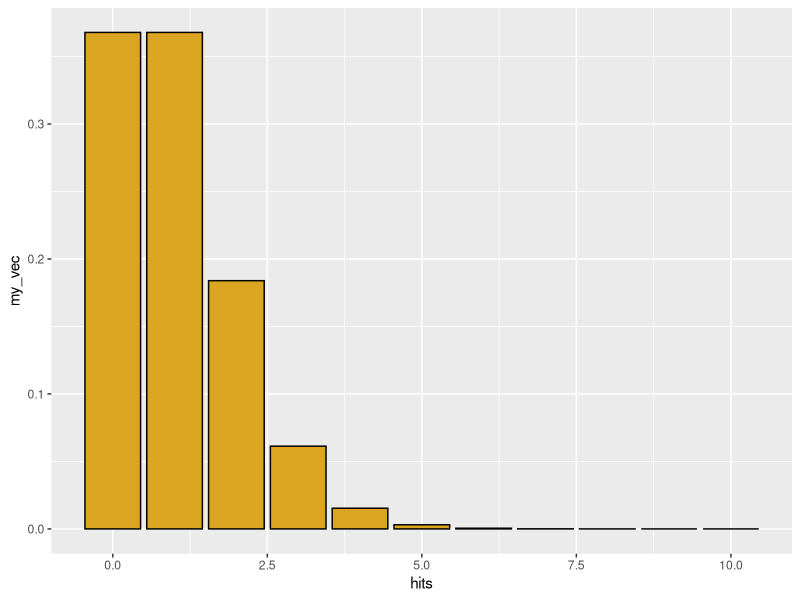
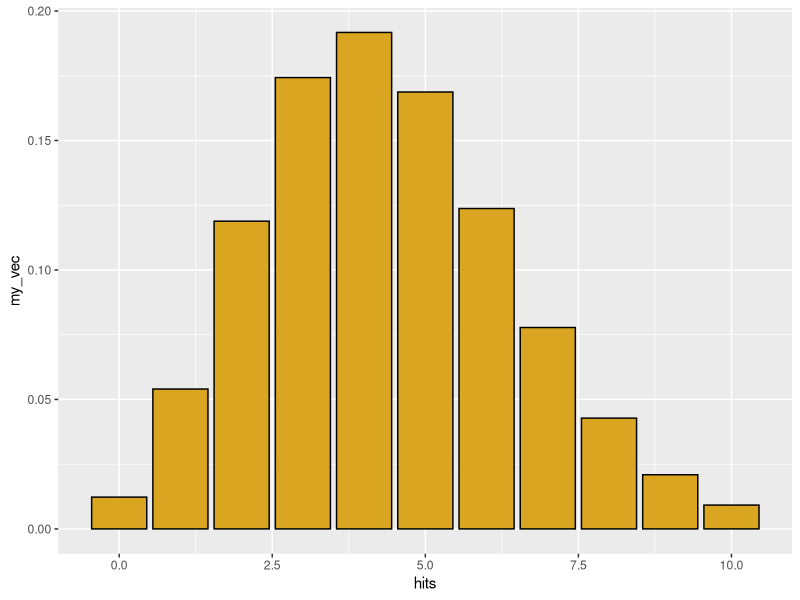
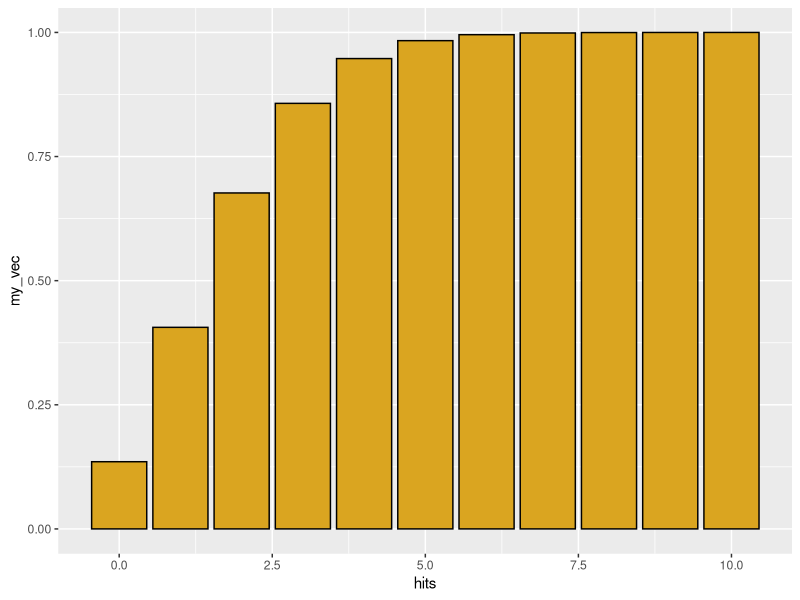
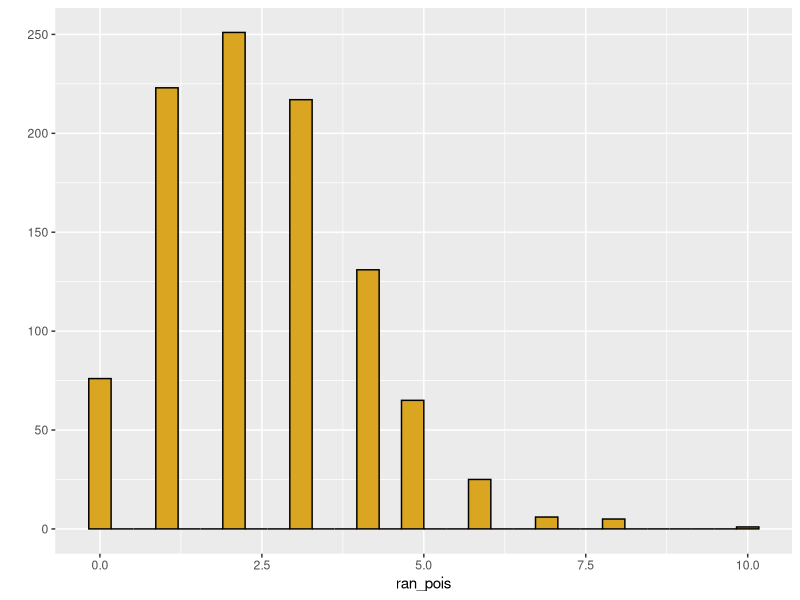
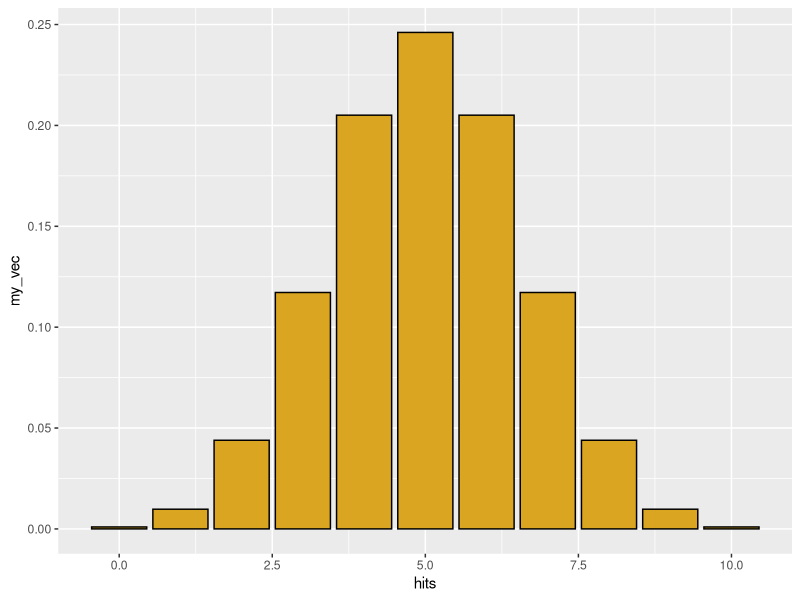
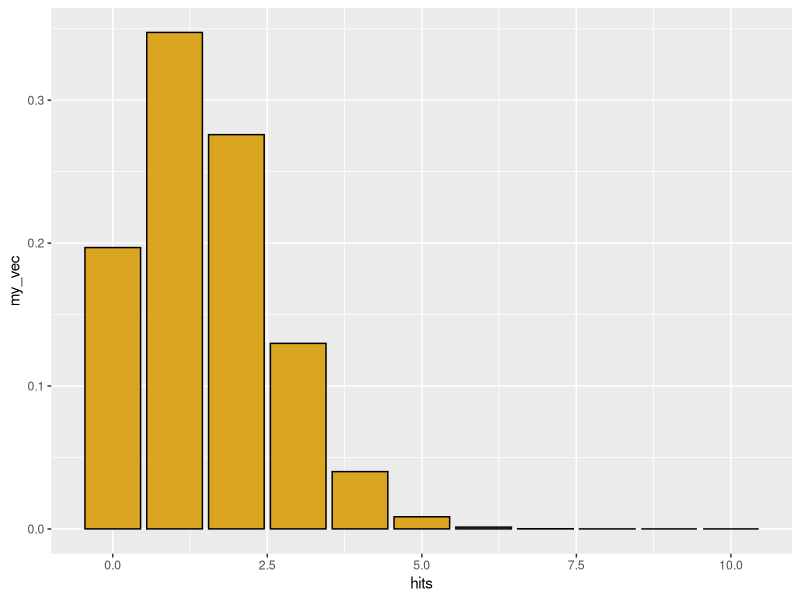
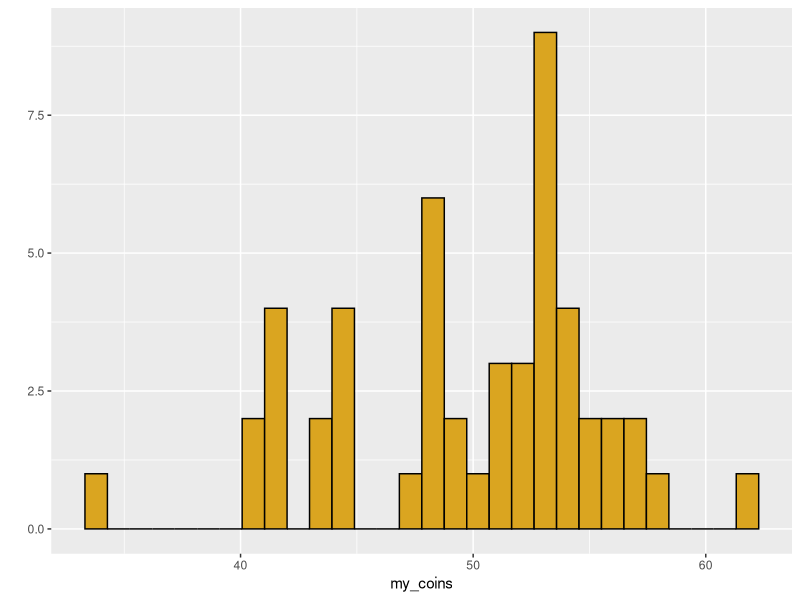
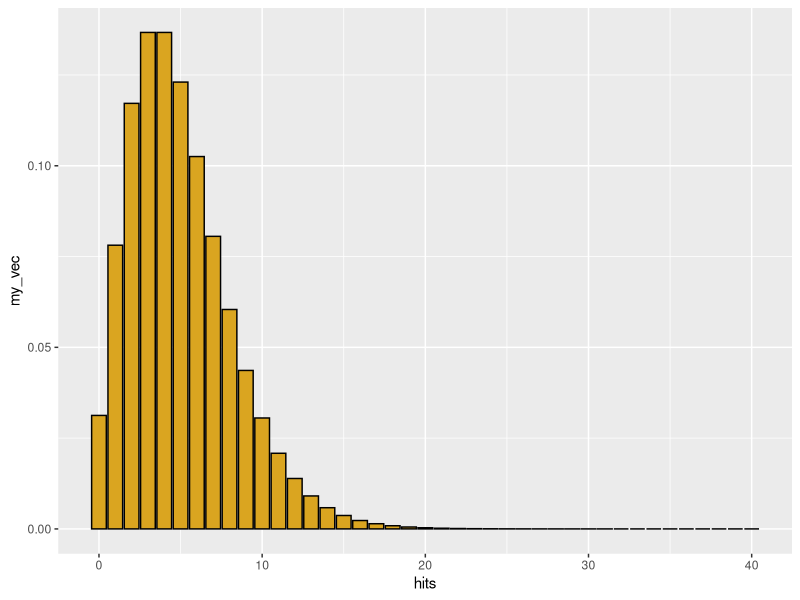

The R script that drew these images, in order:
#Hanusia Higgins
#Probability distributions
#Computational bio
#18 February 2020

# -------------------------------------------------------------------------

#function names that begin with.... give us....
# d --> probability density function
# p --> cumulative probability distribution
# q --> quantile function (inverse of p)
# r --> random number generator that gives values drawn from that distribution

library(ggplot2)
library(MASS)

# Poisson distribution ----------------------------------------------------

#discrete: 0 to infinity (no negative values)
#parameter lambda > 0 (continuous value- even though poisson dist itself is discrete)
#lambda is the constant rate parameter (observations per unit time or unit area)

#d function for probability density 
hits <- 0:10
my_vec <- dpois(x=hits, lambda=1)
qplot(x=hits, 
      y=my_vec, #contains the probability mass for each x-var
      geom="col",
      color=I("black"),
      fill=I("goldenrod")) #want to visualize it as columns of data

#now explore other possibilities, changing lambda...
my_vec <- dpois(x=hits, lambda=4.4)
qplot(x=hits, 
      y=my_vec, #contains the probability mass for each x-var
      geom="col",
      color=I("black"),
      fill=I("goldenrod")) #want to visualize it as columns of data

sum(my_vec) #should be = to 1.0 (if you include the entire density distribution)

#for a poisson with lambda=2,
#what is the probability that a single draw will yield x=0?

dpois(x=0,lambda=2) #gives the exact probability of that outcome

#p function for cumulative density distribution
hits <- 0:10
my_vec <- ppois(q=hits, lambda=2)
qplot(x=hits, 
      y=my_vec, #contains the density mass for each x-var
      geom="col",
      color=I("black"),
      fill=I("goldenrod")) #want to visualize it as columns of data

#cumulative function always goes up to the limit of 1.0

#for poisson with lambda equals 2,
#what is the probability that a single random draw will yield x <= 1?

ppois(q=1,lambda=2) #gives the exact, cumulative probability
#(prob of observing either a zero or a one)

p1 <- dpois(x=1, lambda=2)
print(p1)
p2 <- dpois(x=0, lambda=2)
print(p2)
p1+p2 #equal to the same value we got above for cumulative prob of x <= 1

#the q functino is the inverse of p
qpois(p=0.5, lambda=2.5)
#if lambda = 2.5, what is the value of x that will give me the LOWER half
#of the probability mass?
#the answer (per the result above) is x=2

#simulate a poisson to get actual values
ran_pois <- rpois(n=1000,lambda=2.5)
qplot(x=ran_pois, #plotting the sampling data
      color=I("black"),
      fill=I("goldenrod"))

#quantile function
quantile(x=ran_pois,probs=c(0.25,0.975)) #calculates a 95% confidence interval
#results: gives a min and max for the 95% confidence intervals

# Binomial ----------------------------------------------------------------

# p = probability of dichotomous outcome
# (p = # of successes / # of trials)
# size = # of trials
# x = distribution of the possible outcomes we could get from this set of trials
# outcome x is bounded between 0 (if no events are successful) 
# and size (if all trials are successful)

# density function for binomial 
hits <- 0:10
my_vec <- dbinom(x=hits,size=10,prob=0.5)
qplot(x=hits, 
      y=my_vec,
      geom="col",
      color=I("black"),
      fill=I("goldenrod")) #want to visualize it as columns of data

#what is the probability of getting 5 heads out of 10 tosses?
dbinom(x=5,size=10,prob=0.5) #gives the answer to this

#biased coin
my_vec <- dbinom(x=hits,size=10,prob=0.15) #varying the probability
qplot(x=hits, 
      y=my_vec,
      geom="col",
      color=I("black"),
      fill=I("goldenrod")) #want to visualize it as columns of data

#p function for tail probability
#probability of 5 or fewer heads
#out of 10 tosses
pbinom(q=5, size=10,prob=0.5) #cumulative probability is greater than 5 
#b/c we are including the 0
pbinom(q=4,size=9,prob=0.5) #this one gives 0.5 b/c it's right "in the middle"

#what is a 95% confidence interval for 100 trials of a coin with p=0.7?
qbinom(p=c(0.025,0.975),
       size=100,
       prob=0.7)
#this gives us the upper and lower limits of the 95% confidence interval

#how does this compare to a sample interval for real data?
my_coins <- rbinom(n=50,
                   size=100,
                   prob=0.5)
qplot(x=my_coins, #plotting the sampling data
      color=I("black"),
      fill=I("goldenrod"))

#these are my data...what's the 95% confidence interval?
quantile(x=my_coins,probs=c(0.025,0.975))

# Negative binomial -------------------------------------------------------

#number of failures
#in a series of (Bernouli) with p=probability of success
#before a targeted number of successes (=size)
#generaties a distribution that is more heterogenous ("overdispersed")
#than the Poisson distribution

hits <- 0:40
my_vec <- dnbinom(x=hits,
                 size=5,#how many failures will I get until I accumulate 5 "heads"?
                 prob=0.5) 
qplot(x=hits,
      y=my_vec,
      geom="col",
      color=I("black"),
      fill=I("goldenrod"))

#geometric series is a special case where number of successes = 1
#each bar is a constant fraction of the one that came before it 
#with probability 1-p
my_vec <- dnbinom(x=hits,
                  size=1,
                  prob=0.1) #does size = 1/prob always for geometric series?
qplot(x=hits,
      y=my_vec,
      geom="col",
      color=I("black"),
      fill=I("goldenrod"))

#alternatively, specify mean = mu of distribution and size
#this gives us a poisson distribution with a lambda value that varies
#dispersion parameter is the shape parameter from a gamma distribution
#as it increases, the distribution
#the variance gets smaller

nbi_ran <- rnbinom(n=1000,size=10,mu=5)
qplot(nbi_ran,
      color=I("black"),
      fill=I("goldenrod"))

#changing the size parameter:
nbi_ran <- rnbinom(n=1000,size=0.1,mu=5)
qplot(nbi_ran,
      color=I("black"),
      fill=I("goldenrod"))
#the mean is still 5, but the distribution is more heterogeneous 
#b/c we have increased the variance (b/c we decreased the size)